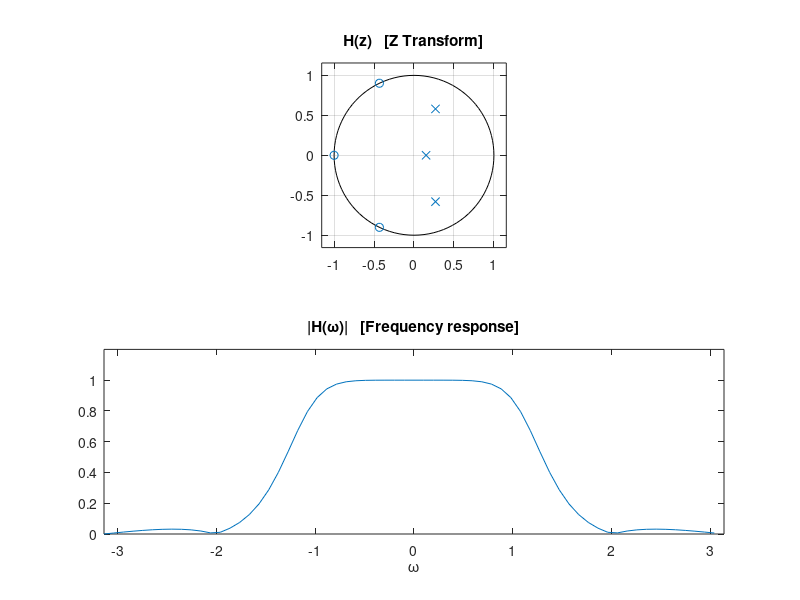
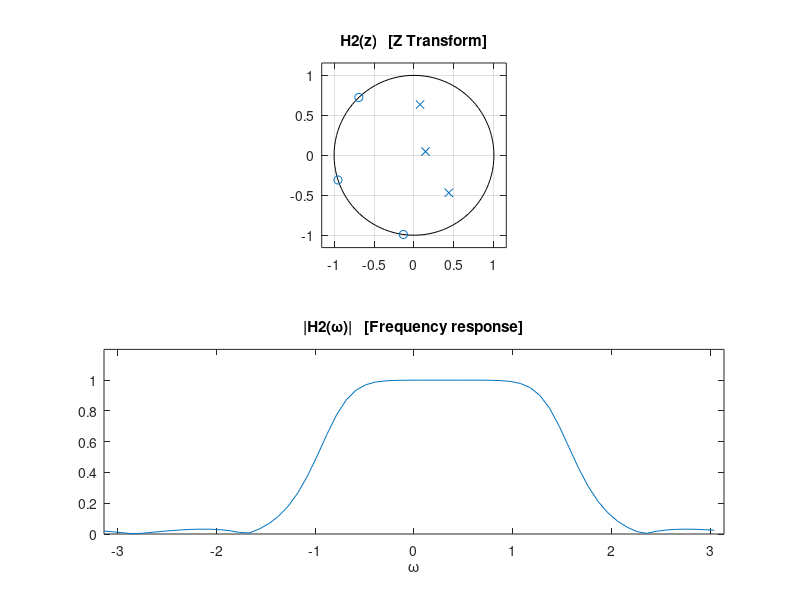

The MATLAB source for these figures, in order:
%% demo_3: Modulation property of Z-transform and DTFT
% Example using recursive filter 

%% Define recursive filter 

K = 3;
[b, a] = cheby2(K, 30, 0.6);

Nfft = 64;
H = fft(b, Nfft) ./ fft(a, Nfft);
f = (0:Nfft-1)/Nfft;
om = 2*pi*f;

figure(1)
clf
subplot(2, 1, 1)
zplane(b, a)
title('H(z)   [Z Transform]')

subplot(2, 1, 2)
plot(om - pi, fftshift(abs(H)))
title('|H(\omega)|   [Frequency response]')
xlabel('\omega')
xlim([-pi pi])
ylim([0 1.2])

print -dpdf -bestfit figures/demo-3-1

%% Modulation
% Complex modulation.
% The pole-zero diagram is rotatated and the frequency response is shifted.

I = sqrt(-1);
s = exp( I * 0.1 * pi * (0:K) );   

b2 = b .* s;
a2 = a .* s;
% filter coefficients are complex !

H2 = fft(b2, Nfft) ./ fft(a2, Nfft);    % frequency response

figure(1)
clf
subplot(2, 1, 1)
zplane(b2, a2)
title('H2(z)   [Z Transform]')

subplot(2, 1, 2)
plot(om - pi, fftshift(abs(H2)))
title('|H2(\omega)|   [Frequency response]')
xlabel('\omega')
xlim([-pi pi])
ylim([0 1.2])

print -dpdf -bestfit figures/demo-3-2

